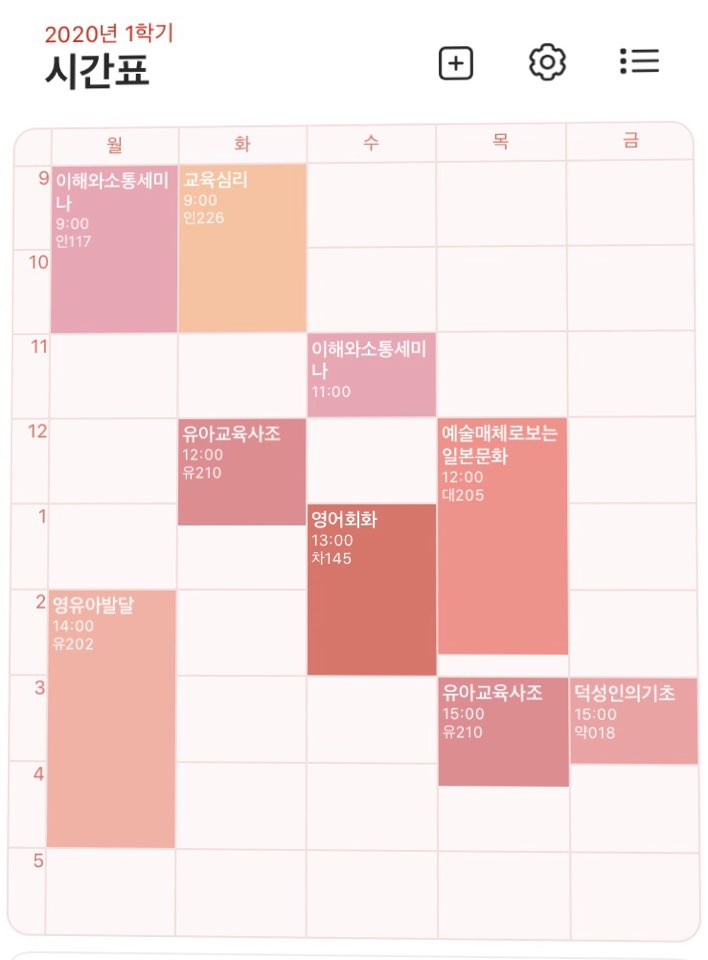
#> input picture OCR/img1.daumcdn.jpg, 708 x 960 px
$ python -i compress_ocr.py   (imports and definitions only)
#> lines starting #> are read from the running program, lines starting #| are printed output that depends on the picture; after the words box and inside, x2 and y2 are one past the last pixel; in counts of white or black regions, pixels touching at a corner belong together
#> further down, picture is the input picture: shape (960, 708, 3); mean B, G, R 222.9, 224.4, 246.6
from PIL import Image
import os, cv2, numpy as np

def compress_png(input_path, output_path, quality=50):
    # 이미지 열기
    with Image.open(input_path) as img:
        # 이미지를 RGB 모드로 변환 (알파 채널 제거)
        rgb_im = img.convert('RGB')
        rgb_im = preprocess_image(rgb_im)
        # 압축된 이미지 저장
        rgb_im.save(output_path, 'JPEG', quality=quality, optimize=True)
def to_grayscale(image):
    return cv2.cvtColor(image, cv2.COLOR_BGR2GRAY)
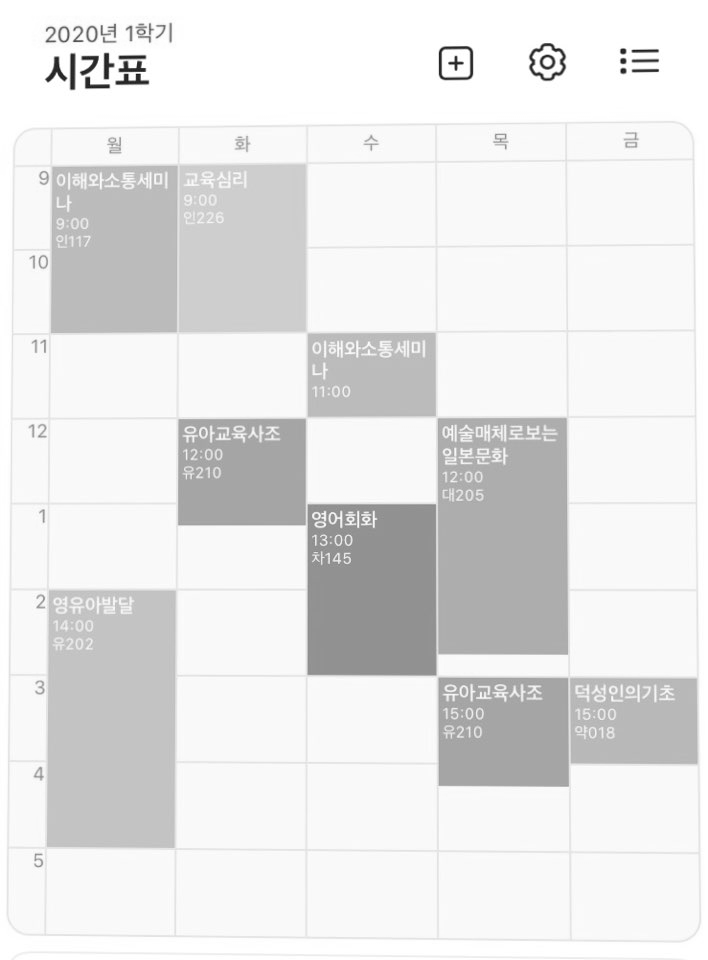
#> returned value: shape (960, 708); min 21, max 255, mean 230.9

def apply_gaussian_blur(image, kernel_size=(5,5)):
#> called with kernel_size = (5, 5)
    return cv2.GaussianBlur(image, kernel_size, 0)
def apply_adaptive_thresholding(image):
    return cv2.adaptiveThreshold(image, 255, cv2.ADAPTIVE_THRESH_GAUSSIAN_C, cv2.THRESH_BINARY, 11, 2)
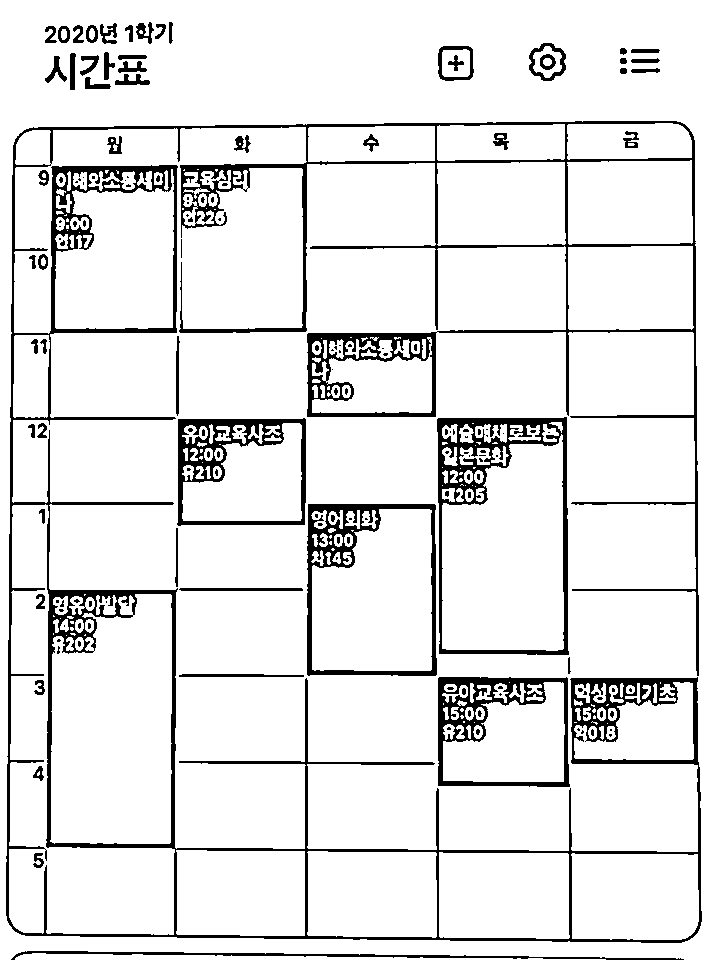
#> returned value: shape (960, 708); 90.3% white; 164 black regions (101 under 20 px), largest, box (x1, y1, x2, y2) and area: (6, 121, 702, 943) 38464, (437, 417, 569, 655) 5769, (307, 504, 437, 676) 4285

def apply_thresholding(image):
    return cv2.threshold(image, 0, 255, cv2.THRESH_BINARY + cv2.THRESH_OTSU)[1]

def enhance_contrast(image):
    clahe = cv2.createCLAHE(clipLimit=2.0, tileGridSize=(8,8))
    return clahe.apply(image)

def apply_morphology(image):
    kernel = np.ones((3,3), np.uint8)
    image = cv2.morphologyEx(image, cv2.MORPH_CLOSE, kernel)
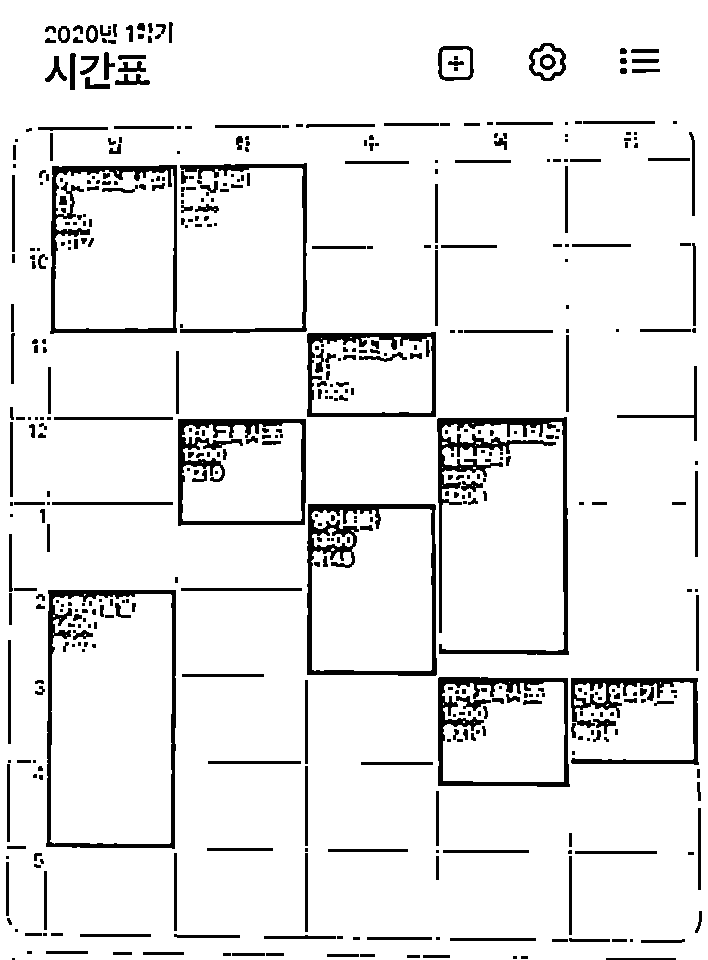
#> image: shape (960, 708); min 2, max 255, mean 234.4
    return cv2.morphologyEx(image, cv2.MORPH_OPEN, kernel)

#이미지 기울임 보정
def correct_skew(image):
    coords = np.column_stack(np.where(image > 0))
    angle = cv2.minAreaRect(coords)[-1]
    if angle < -45:
        angle = -(90 + angle)
    else:
        angle = -angle
    (h, w) = image.shape[:2]
    center = (w // 2, h // 2)
    M = cv2.getRotationMatrix2D(center, angle, 1.0)
    return cv2.warpAffine(image, M, (w, h), flags=cv2.INTER_CUBIC, borderMode=cv2.BORDER_REPLICATE)

def preprocess_image(image):
    gray = to_grayscale(image)
    blurred = apply_gaussian_blur(gray)
    binary = apply_adaptive_thresholding(blurred)
    enhanced = enhance_contrast(binary)
    cleaned = apply_morphology(enhanced)
    #corrected = correct_skew(cleaned)
    return cleaned

# 사용 예시
input_folder = "table_dataset\\uniform\\images\\"
output_folder = "compressed_images"

# 출력 폴더가 없으면 생성
# [12 lines not run here, left out]

>>> import cv2
>>> picture = cv2.imread('OCR/img1.daumcdn.jpg')
>>> result = preprocess_image(picture)

$ run again, on OCR/5month.jpg
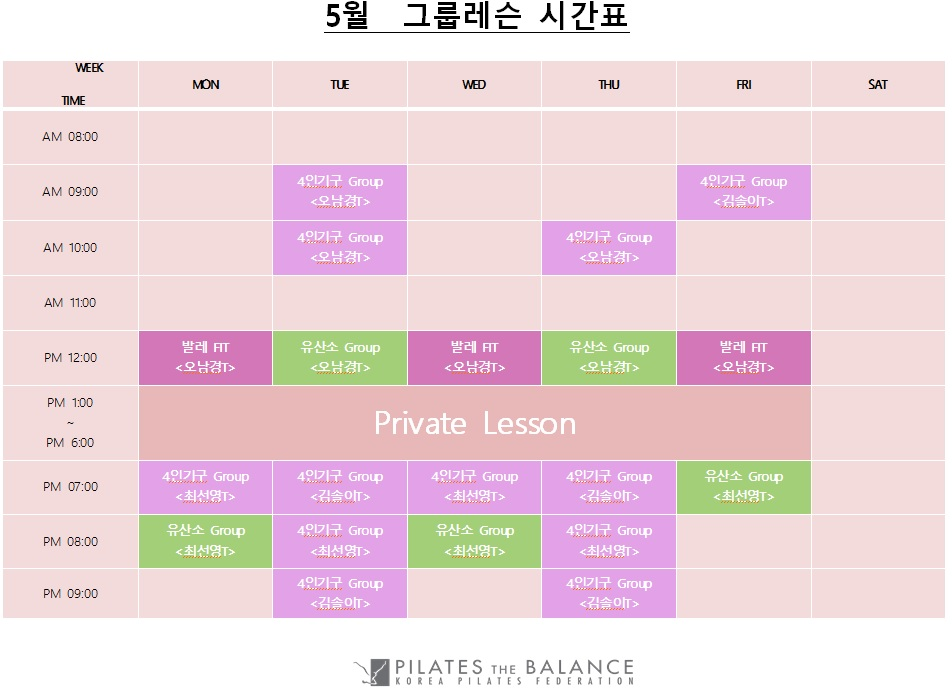
#> input picture OCR/5month.jpg, 952 x 689 px
#> picture is the input picture: shape (689, 952, 3); mean B, G, R 217.9, 212.2, 235.5
#> in apply_adaptive_thresholding, `return cv2.adaptiveThreshold(image, 255, cv2.ADAPTIVE_THRESH_GAUSSIAN_..`:
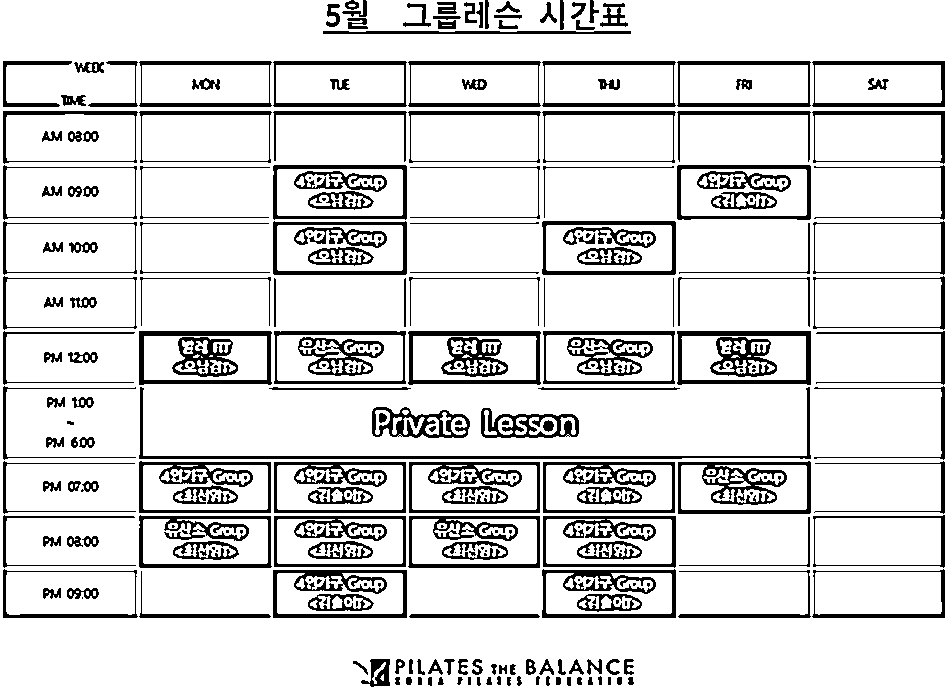
#> returned value: shape (689, 952); 85.5% white; 338 black regions (132 under 20 px), largest, box (x1, y1, x2, y2) and area: (678, 461, 811, 514) 2603, (139, 387, 811, 459) 2314, (273, 570, 407, 618) 2065
#> image: shape (689, 952); values 3 (black) and 255 (white), 88.8% white; 913 black regions (475 under 20 px), largest, box (x1, y1, x2, y2) and area: (139, 388, 682, 459) 1834, (677, 331, 811, 385) 1603, (139, 331, 271, 385) 1592
#> in apply_morphology, `return cv2.morphologyEx(image, cv2.MORPH_OPEN, kernel)`:
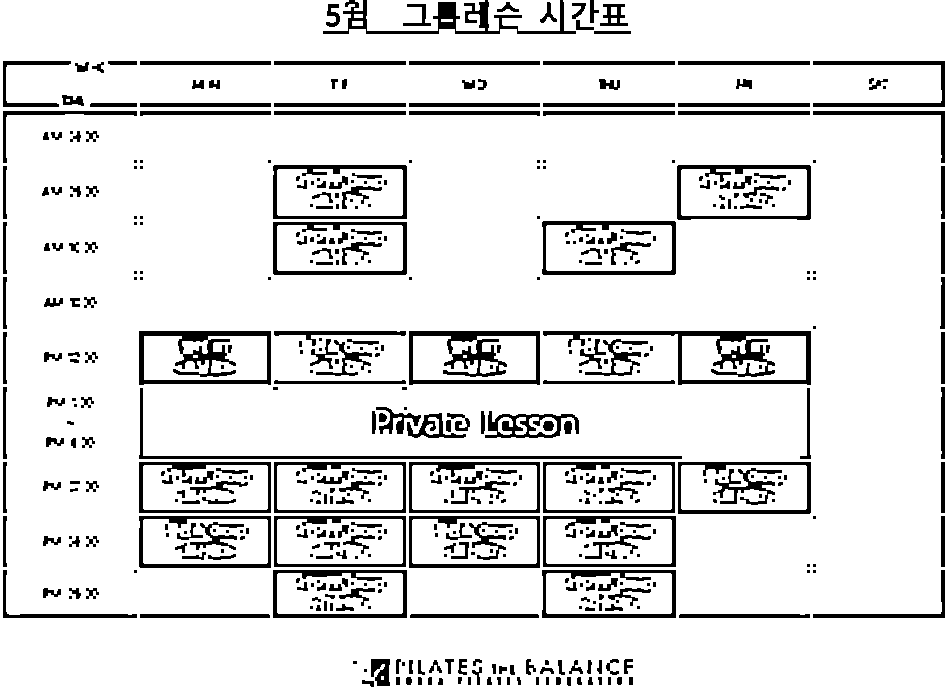
#> returned value: shape (689, 952); values 3 (black) and 255 (white), 88.4% white; 527 black regions (228 under 20 px), largest, box (x1, y1, x2, y2) and area: (543, 331, 811, 385) 3313, (139, 331, 271, 385) 2656, (409, 331, 540, 385) 2631
